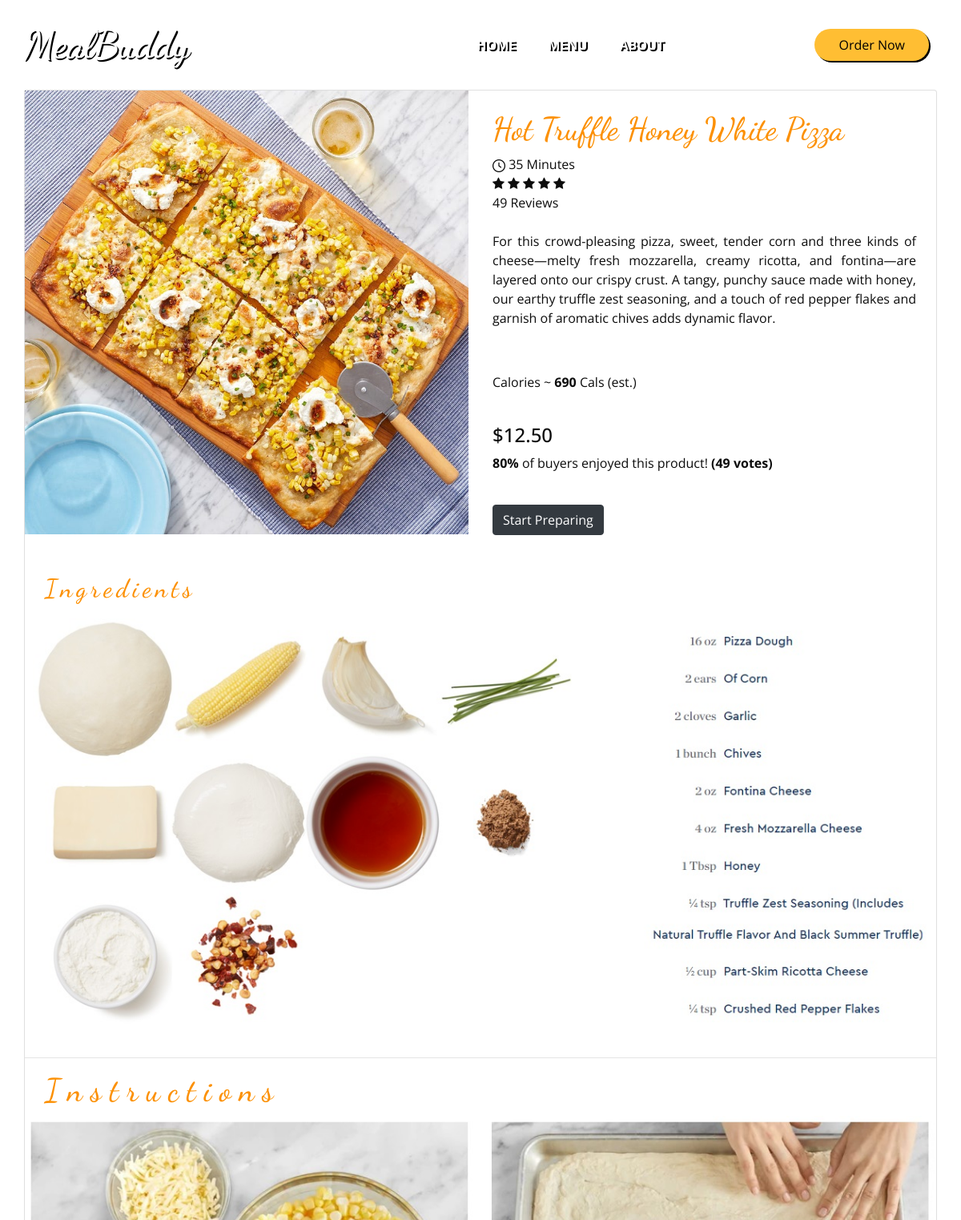
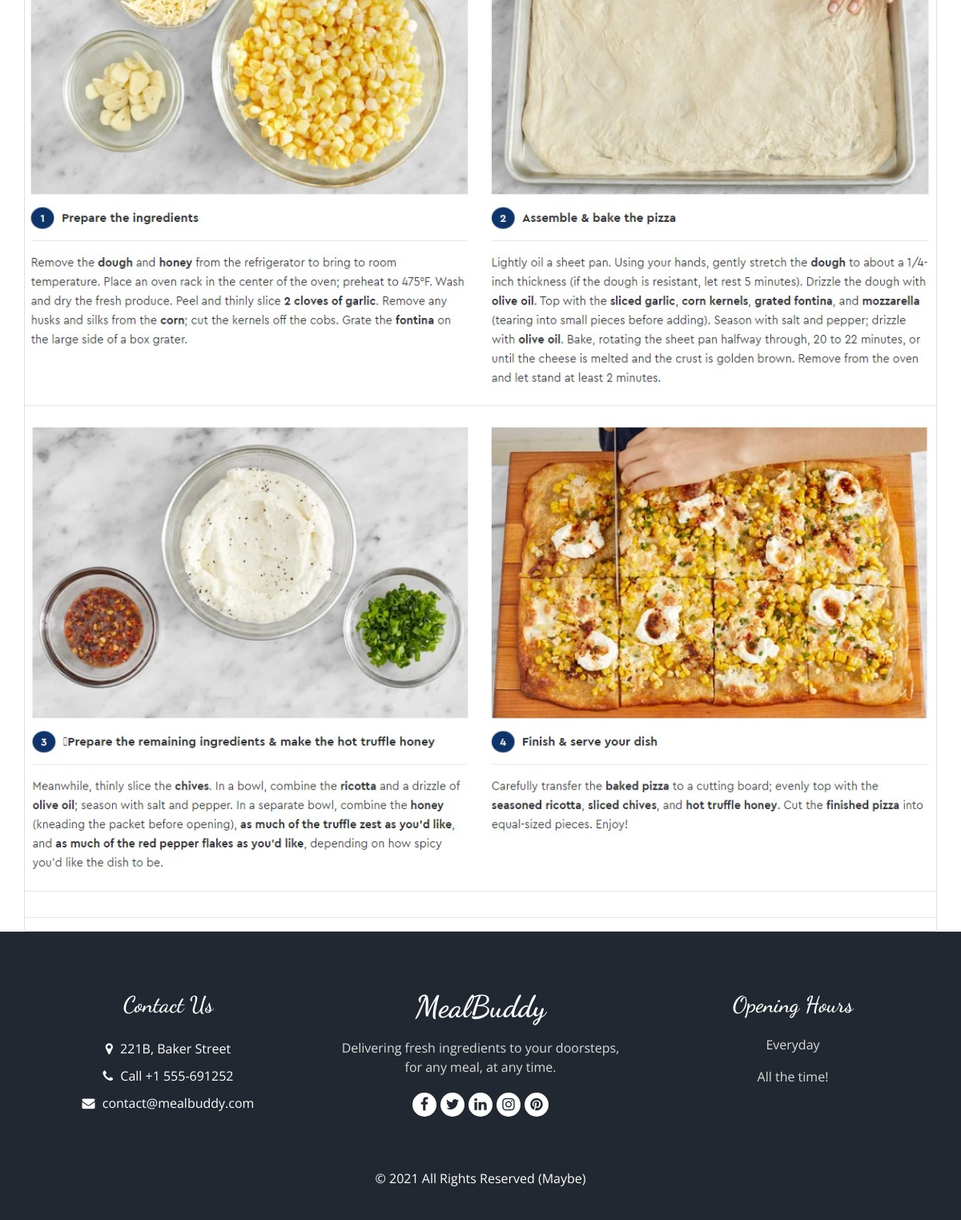
/deets.php?uid=2, run on the app's committed database (2 pictures, top to bottom).
### tables this page shows
CREATE TABLE `meals` (
  `uid` int(11) NOT NULL,
  `name` varchar(60) NOT NULL,
  `dscrip` varchar(600) NOT NULL,
  `imglink` varchar(200) NOT NULL,
  `price` varchar(10) NOT NULL,
  `prep_time` int(30) NOT NULL,
  `reviews` int(100) NOT NULL,
  `calories` varchar(255) NOT NULL,
  `ingred` varchar(255) NOT NULL,
  `posppl` varchar(15) NOT NULL
);

CREATE TABLE `instructions` (
  `instrct_id` int(11) NOT NULL,
  `instrct1` varchar(255) NOT NULL,
  `instrct2` varchar(255) NOT NULL,
  `instrct3` varchar(255) NOT NULL,
  `instrct4` varchar(255) NOT NULL
);

### deets.php (the view, shortened to what this page needs)
<?php
$connec = mysqli_connect('localhost', 'root', '');
mysqli_select_db($connec, 'mbuddy');
if (isset($_GET['uid'])) {
  $current_id = $_GET['uid'];
  $getMeal = "SELECT * FROM meals WHERE uid='$current_id' ";
  $getInstr = "SELECT * FROM instructions WHERE instrct_id='$current_id'";
  $run_meal = mysqli_query($connec, $getMeal);
  $run_instr = mysqli_query($connec, $getInstr);
  $row_meal = mysqli_fetch_array($run_meal);
  $row_instr = mysqli_fetch_array($run_instr);
  $meal_name = $row_meal['name'];
  $meal_deets = $row_meal['dscrip'];
  $meal_price = $row_meal['price'];
  $meal_image = $row_meal['imglink'];
  $meal_prep_time = $row_meal['prep_time'];
  $meal_reviews = $row_meal['reviews'];
  $meal_calories = $row_meal['calories'];
  $meal_ingredients = $row_meal['ingred'];
  $meal_positive = $row_meal['posppl'];
  $instr1 = $row_instr['instrct1'];
  $instr2 = $row_instr['instrct2'];
}
?>
<!DOCTYPE html>
<html lang="en">
<head>
  <link rel="stylesheet" type="text/css" href="css/bootstrap.css" />
  <link rel="stylesheet" type="text/css" href="https://cdnjs.cloudflare.com/ajax/libs/OwlCarousel2/2.3.4/assets/owl.carousel.min.css" />
  <link rel="stylesheet" href="https://cdnjs.cloudflare.com/ajax/libs/jquery-nice-select/1.1.0/css/nice-select.min.css" />
  <link
  href="http://cdnjs.cloudflare.com/ajax/libs/font-awesome/4.3.0/css/font-awesome.css"
  rel="stylesheet"  type='text/css'>
  <link href="css/style.css" rel="stylesheet" />
  <link href="css/style.scss" rel="stylesheet" />
  <link href="css/responsive.css" rel="stylesheet" />
</head>
  <body style="background-color= black;">
    <div class="hero_area">
      <header class="header_section">
        <div class="container">
          <nav class="navbar navbar-expand-lg custom_nav-container ">
            <a class="navbar-brand" href="index.php">
              <span>
                MealBuddy
              </span>
            </a>
            <div class="collapse navbar-collapse" id="navbarSupportedContent">
              <ul class="navbar-nav  mx-auto ">
                <li class="nav-item">
                  <a class="nav-link" href="index.php">Home</a>
                </li>
                <li class="nav-item">
                  <a class="nav-link" href="menu.php">Menu</a>
                </li>
                <li class="nav-item">
                  <a class="nav-link" href="about.html">About</a>
                </li>
              </ul>
              <div class="user_option">
                <a href="" class="order_online">
                  Order Now
                </a>
              </div>
            </div>
          </nav>
        </div>
      </header>
	<div class="container">
		<div class="card">
			<div class="container-fliud">
				<div class="wrapper row">
					<div class="preview col-md-6">
						<div class="preview-pic tab-content">
						  <div class="tab-pane active" id="pic-1"><img src="<?php echo $meal_image ?>" height="100%" width="100%" /></div>
						</div>
					</div>
					<div class="details col-md-6">
            <br>
						<h1 class="product-title" style="font-family: 'Dancing Script', cursive; color: #fc9003;"><?php echo $meal_name ?></h1>
            <img src="images/clock.png" alt="Timer" height="16px" width="16px">
            <?php echo $meal_prep_time ?> Minutes
            <br>
						<div class="rating">
							<div class="stars">
								<span class="fa fa-star checked"></span>
								<span class="fa fa-star checked"></span>
								<span class="fa fa-star checked"></span>
								<span class="fa fa-star"></span>
								<span class="fa fa-star"></span>
							</div>
							<span class="review-no"><?php echo $meal_reviews ?> Reviews</span>
              <br>
              <br>
						</div>
						<p class="product-description" style="text-align: justify; padding-right:25px;"><?php echo $meal_deets ?></p>
            <br>
            <p class="vote">
              <p>Calories    ~ <strong><?php echo $meal_calories ?></strong><light> Cals (est.)</light></p>
            </p>
            <br>
						<h4 class="price">&#36;<?php echo $meal_price ?></h4>
						<p class="vote"><strong><?php echo $meal_positive ?>%</strong> of buyers enjoyed this product! <strong>(<?php echo $meal_reviews ?> votes)</strong></p>
            <br>
						<div class="action">
							<a href="#ingredient"><button type="button" class="btn btn-dark">Start Preparing</button></a>
						</div>
					</div>
				</div>
			</div>
      <br><br>
      <h2 class="product-title" style="font-family: 'Dancing Script', cursive; padding-left: 25px; color: #fc9003; letter-spacing: 5px;" id="ingredient">Ingredients</h2>
      <img src="<?php echo $meal_ingredients ?>" alt="Ingredients" style="margin: 10px 10px 10px 10px;">
      <hr>
      <h1 style="font-family: 'Dancing Script', cursive; letter-spacing: 10px; color: #fc9003; padding-left:25px;">Instructions</h1>
      <img src="<?php echo $instr1 ?>" alt="" >
      <hr>
      <img src="<?php echo $instr2 ?>" alt="" >
      <hr>
      <hr>
      </div>
		</div>
	</div>
  <footer class="footer_section" style="background-color: #222831">
    <div class="container">
      <div class="row">
        <div class="col-md-4 footer-col">
          <div class="footer_contact">
            <h4>
              Contact Us
            </h4>
            <div class="contact_link_box">
              <a href="">
                <i class="fa fa-map-marker" aria-hidden="true"></i>
                <span>
                  221B, Baker Street
                </span>
              </a>
              <a href="">
                <i class="fa fa-phone" aria-hidden="true"></i>
                <span>
                  Call +1 555-691252
                </span>
              </a>
              <a href="">
                <i class="fa fa-envelope" aria-hidden="true"></i>
                <span>
                  contact@mealbuddy.com
                </span>
              </a>
            </div>
          </div>
        </div>
        <div class="col-md-4 footer-col">
          <div class="footer_detail">
            <a href="" class="footer-logo">
              MealBuddy
            </a>
            <p>
              Delivering fresh ingredients to your doorsteps, for any meal, at any time.
            </p>
            <div class="footer_social">
              <a href="">
                <i class="fa fa-facebook" aria-hidden="true"></i>
              </a>
              <a href="">
                <i class="fa fa-twitter" aria-hidden="true"></i>
              </a>
              <a href="">
                <i class="fa fa-linkedin" aria-hidden="true"></i>
              </a>
              <a href="">
                <i class="fa fa-instagram" aria-hidden="true"></i>
              </a>
              <a href="">
                <i class="fa fa-pinterest" aria-hidden="true"></i>
              </a>
            </div>
          </div>
        </div>
        <div class="col-md-4 footer-col">
          <h4>
            Opening Hours
          </h4>
          <p>
            Everyday
          </p>
          <p>
            All the time!
          </p>
        </div>
      </div>
      <div class="footer-info">
        <p>
          &copy; <span id="displayYear"></span> All Rights Reserved (Maybe)
        </p>
      </div>
    </div>
  </footer>
  </body>
  </html>

### css/style.css (style rules this page uses)
body { font-family: "Open Sans", sans-serif; color: #0c0c0c; background-color: #ffffff; overflow-x: hidden; }
h1, h2 { font-family: 'Dancing Script', cursive; }
a, a:hover, a:focus { text-decoration: none; }
.btn, .btn:focus { outline: none !important; -webkit-box-shadow: none; box-shadow: none; }
.hero_area { position: relative; min-height: 100vh; display: -webkit-box; display: -ms-flexbox; display: flex; -webkit-box-orient: vertical; -webkit-box-direction: normal; -ms-flex-direction: column; flex-direction: column; }
.header_section { padding: 15px 0; }
.navbar-brand { font-family: 'Dancing Script', cursive; }
.navbar-brand span { font-weight: bolder; font-size: 48px; color: white; text-shadow: 2px 2px black; }
.custom_nav-container { padding: 0; }
.custom_nav-container .navbar-nav { padding-left: 18%; }
.custom_nav-container .navbar-nav .nav-item .nav-link { font-weight: bold; padding: 5px 20px; color: #ffffff; text-align: center; text-transform: uppercase; border-radius: 5px; -webkit-transition: all 0.3s; transition: all 0.3s; text-shadow: 2px 2px black; }
.user_option { display: -webkit-box; display: -ms-flexbox; display: flex; -webkit-box-align: center; -ms-flex-align: center; align-items: center; }
.user_option a { margin: 0 10px; }
.user_option .order_online { display: inline-block; padding: 8px 30px; background-color: #ffbe33; color: black; border-radius: 45px; -webkit-transition: all 0.3s; transition: all 0.3s; border: none; box-shadow: 2px 2px black; }
.footer_section { background-color: #222831; color: #ffffff; padding: 75px 0 40px 0; text-align: center; }
.footer_section h4 { font-size: 28px; }
.footer_section h4, .footer_section .footer-logo { font-weight: 600; margin-bottom: 20px; font-family: 'Dancing Script', cursive; }
.footer_section p { color: #dbdbdb; }
.footer_section .footer-col { margin-bottom: 30px; }
.footer_section .footer_contact .contact_link_box { display: -webkit-box; display: -ms-flexbox; display: flex; -webkit-box-orient: vertical; -webkit-box-direction: normal; -ms-flex-direction: column; flex-direction: column; }
.footer_section .footer_contact .contact_link_box a { margin: 5px 0; color: #ffffff; }
.footer_section .footer_contact .contact_link_box a i { margin-right: 5px; }
.footer_section .footer-logo { display: block; font-weight: bold; font-size: 38px; line-height: 1; color: #ffffff; }
.footer_section .footer_social { display: -webkit-box; display: -ms-flexbox; display: flex; -webkit-box-pack: center; -ms-flex-pack: center; justify-content: center; margin-top: 20px; margin-bottom: 10px; }
.footer_section .footer_social a { display: -webkit-box; display: -ms-flexbox; display: flex; -webkit-box-pack: center; -ms-flex-pack: center; justify-content: center; -webkit-box-align: center; -ms-flex-align: center; align-items: center; color: #222831; width: 30px; height: 30px; border-radius: 100%; background-color: #ffffff; border-radius: 100%; margin: 0 2.5px; font-size: 18px; }
.footer_section .footer-info { text-align: center; margin-top: 25px; }
.footer_section .footer-info p { color: #ffffff; margin: 0; }

### css/responsive.css (style rules this page uses)
@media (min-width: 1200px) { .container { max-width: 1170px; } }

### data on the page
meals: imglink (picture), name "Hot Truffle Honey White Pizza", prep_time "35", reviews "49", dscrip "For this crowd-pleasing pizza, sweet, tender corn and three kinds of cheese—melty fresh mozzarella, creamy ricotta, and fontina—are layered onto our crispy crust. A tangy, punchy sauce made with honey, our earthy truffle zest seasoning, and a touch of red pepper flakes and garnish of aromatic chives adds dynamic flavor.", calories "690", price "12.50", posppl "80"
instructions: instrct1 (picture), instrct2 (picture)
